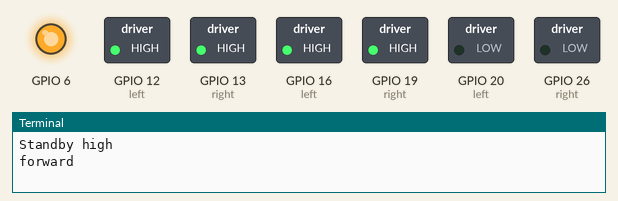
Recording of a program running on a simulated Raspberry Pi (BCM pin numbers). On the bench: switched loads named in the program (green lamp = pin HIGH), output pins drawn as LEDs (lit = HIGH), the last lines printed to the terminal. At 28.0 s the program stops and its outputs stay as they are.

Above: at 0.1 s.
At 4.1 s:
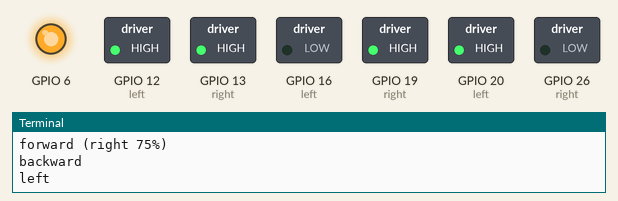
At 9.1 s:
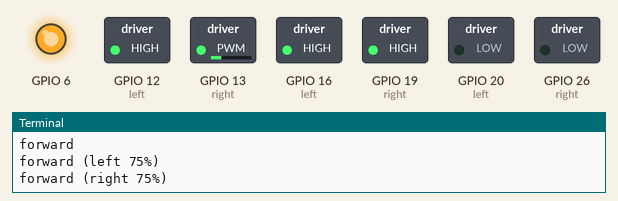
At 12.1 s:
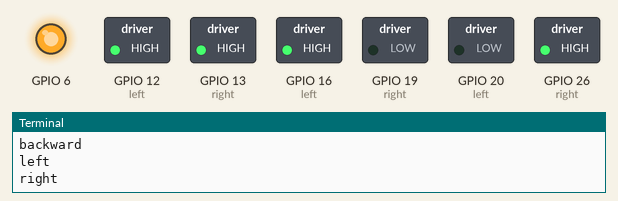
At 15.1 s:
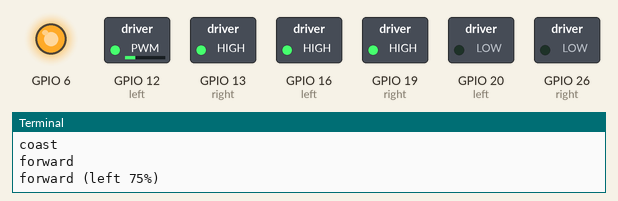
At 28.1 s:
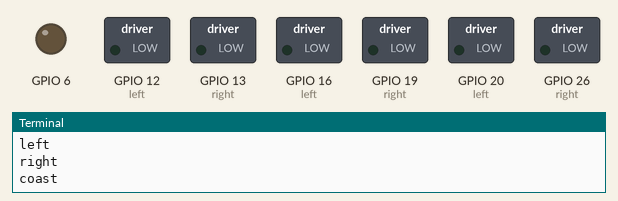
Timing chart, 0 to 29.5 s (numbered marks = the images above):
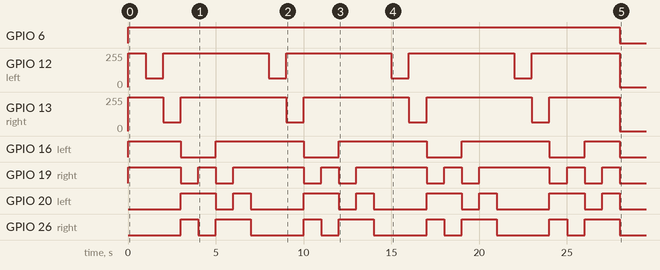

Measured:
- by itself, GPIO 6: LOW → HIGH at 0.00 s, → LOW 28.0 s later
- by itself, GPIO 16 (left): goes HIGH 3.0 s, 3 × (LOW 2.0 s, HIGH 5.0 s), LOW 2.0 s, HIGH 2.0 s, then LOW
- by itself, GPIO 19 (right): repeats every 7.0 s: LOW 1.0 s, HIGH 1.0 s, LOW 1.0 s, HIGH 4.0 s
- by itself, GPIO 20 (left): repeats every 7.0 s: LOW 1.0 s, HIGH 1.0 s, LOW 3.0 s, HIGH 2.0 s
- by itself, GPIO 26 (right): repeats every 7.0 s: LOW 1.0 s, HIGH 2.0 s, LOW 3.0 s, HIGH 1.0 s
- by itself, GPIO 12 (left): 0/255 → 255/255 at 0.00 s, → 64/255 1.0 s later, → 255/255 1.0 s later, → 64/255 6.0 s later, … (10 changes in this stretch)
- by itself, GPIO 13 (right): 0/255 → 255/255 at 0.00 s, → 64/255 2.0 s later, → 255/255 1.0 s later, → 64/255 6.0 s later, … (10 changes in this stretch)

The program:

diff_drive.py
```python
from six_pin_hbridge import Robot
from time import sleep

robot = Robot(left=(16, 20, 12), right=(19, 26, 13), standby=6)

for i in range(4):
    print('forward')
    robot.forward()
    sleep(1)
    print('forward (left 75%)')
    robot.forward(curve_left=0.75)
    sleep(1)
    print('forward (right 75%)')
    robot.forward(curve_right=0.75)
    sleep(1)
    print('backward')
    robot.backward()
    sleep(1)
    print('left')
    robot.left()
    sleep(1)
    print('right')
    robot.right()
    sleep(1)
    print('coast')
    robot.coast()
    sleep(1)
```

six_pin_hbridge.py
```python
from gpiozero.mixins import SourceMixin
from gpiozero.devices import CompositeDevice
from gpiozero.output_devices import DigitalOutputDevice, PWMOutputDevice
from gpiozero.exc import (GPIOPinMissing)


class Motor(CompositeDevice):
    forward_direction = 0
    backward_direction = 1

    def __init__(self, in1, in2, pwm):
        self._in1 = DigitalOutputDevice(pin=in1)
        self._in2 = DigitalOutputDevice(pin=in2)
        self._pwm = PWMOutputDevice(pin=pwm)
        self._speed = 0
        # self._direction = None
        super(Motor, self).__init__()

    # @property
    # def direction(self):
    #     return self._direction

    @property
    def speed(self):
        return self._speed

    @speed.setter
    def speed(self, speed):
        if not speed:
            return
        self._speed = speed

    def forward(self, speed=None):
        self.speed = speed
        self._in1.on()
        self._in2.off()
        self._pwm.value = self.speed
        # self._direction = self.forward_direction

    def backward(self, speed=None):
        self.speed = speed
        self._in1.off()
        self._in2.on()
        self._pwm.value = self.speed
        # self._direction = self.backward_direction

    def coast(self):
        self._in1.on()
        self._in2.on()

    def stop(self):
        self._in1.off()
        self._in2.off()


class Robot(SourceMixin, CompositeDevice):
    """
    Extends :class:`CompositeDevice` to represent a generic dual-motor robot.

    This class is constructed with two tuples representing the forward and
    backward pins of the left and right controllers respectively. For example,
    if the left motor's controller is connected to GPIOs 4 and 14, while the
    right motor's controller is connected to GPIOs 17 and 18 then the following
    example will drive the robot forward::

        from gpiozero import Robot

        robot = Robot(left=(4, 14), right=(17, 18))
        robot.forward()

    :param tuple left:
        A tuple of two (or three) GPIO pins representing the forward and
        backward inputs of the left motor's controller. Use three pins if your
        motor controller requires an enable pin.

    :param tuple right:
        A tuple of two (or three) GPIO pins representing the forward and
        backward inputs of the right motor's controller. Use three pins if your
        motor controller requires an enable pin.

    :param bool pwm:
        If :data:`True` (the default), construct :class:`PWMOutputDevice`
        instances for the motor controller pins, allowing both direction and
        variable speed control. If :data:`False`, construct
        :class:`DigitalOutputDevice` instances, allowing only direction
        control.

    :type pin_factory: Factory or None
    :param pin_factory:
        See :doc:`api_pins` for more information (this is an advanced feature
        which most users can ignore).

    .. attribute:: left_motor

        The :class:`Motor` on the left of the robot.

    .. attribute:: right_motor

        The :class:`Motor` on the right of the robot.
    """

    def __init__(self, left=None, right=None, standby: int = None, enable=True, pin_factory=None, *args):
        # *args is a hack to ensure a useful message is shown when pins are
        # supplied as sequential positional arguments e.g. 2, 3, 4, 5
        if not isinstance(left, tuple) or not isinstance(right, tuple):
            raise GPIOPinMissing('left and right motor pins must be given as '
                                 'tuples')

        if standby:
            print('Standby high')
            self.standby = DigitalOutputDevice(pin=standby)
            self.standby.on()

        super(Robot, self).__init__(
            left_motor=Motor(*left),
            right_motor=Motor(*right),
            _order=('left_motor', 'right_motor'),
            # pin_factory=pin_factory
        )

    @property
    def value(self):
        """
        Represents the motion of the robot as a tuple of (left_motor_speed,
        right_motor_speed) with ``(-1, -1)`` representing full speed backwards,
        ``(1, 1)`` representing full speed forwards, and ``(0, 0)``
        representing stopped.
        """
        return super(Robot, self).value

    @value.setter
    def value(self, value):
        self.left_motor.value, self.right_motor.value = value

    def forward(self, speed=1, **kwargs):
        """
        Drive the robot forward by running both motors forward.

        :param float speed:
            Speed at which to drive the motors, as a value between 0 (stopped)
            and 1 (full speed). The default is 1.

        :param float curve_left:
            The amount to curve left while moving forwards, by driving the
            left motor at a slower speed. Maximum *curve_left* is 1, the
            default is 0 (no curve). This parameter can only be specified as a
            keyword parameter, and is mutually exclusive with *curve_right*.

        :param float curve_right:
            The amount to curve right while moving forwards, by driving the
            right motor at a slower speed. Maximum *curve_right* is 1, the
            default is 0 (no curve). This parameter can only be specified as a
            keyword parameter, and is mutually exclusive with *curve_left*.
        """
        curve_left = kwargs.pop('curve_left', 0)
        curve_right = kwargs.pop('curve_right', 0)
        if kwargs:
            raise TypeError('unexpected argument %s' % kwargs.popitem()[0])
        if not 0 <= curve_left <= 1:
            raise ValueError('curve_left must be between 0 and 1')
        if not 0 <= curve_right <= 1:
            raise ValueError('curve_right must be between 0 and 1')
        if curve_left != 0 and curve_right != 0:
            raise ValueError("curve_left and curve_right can't be used at "
                             "the same time")
        self.left_motor.forward(speed * (1 - curve_left))
        self.right_motor.forward(speed * (1 - curve_right))

    def backward(self, speed=1, **kwargs):
        """
        Drive the robot backward by running both motors backward.

        :param float speed:
            Speed at which to drive the motors, as a value between 0 (stopped)
            and 1 (full speed). The default is 1.

        :param float curve_left:
            The amount to curve left while moving backwards, by driving the
            left motor at a slower speed. Maximum *curve_left* is 1, the
            default is 0 (no curve). This parameter can only be specified as a
            keyword parameter, and is mutually exclusive with *curve_right*.

        :param float curve_right:
            The amount to curve right while moving backwards, by driving the
            right motor at a slower speed. Maximum *curve_right* is 1, the
            default is 0 (no curve). This parameter can only be specified as a
            keyword parameter, and is mutually exclusive with *curve_left*.
        """
        curve_left = kwargs.pop('curve_left', 0)
        curve_right = kwargs.pop('curve_right', 0)
        if kwargs:
            raise TypeError('unexpected argument %s' % kwargs.popitem()[0])
        if not 0 <= curve_left <= 1:
            raise ValueError('curve_left must be between 0 and 1')
        if not 0 <= curve_right <= 1:
            raise ValueError('curve_right must be between 0 and 1')
        if curve_left != 0 and curve_right != 0:
            raise ValueError("curve_left and curve_right can't be used at "
                             "the same time")
        self.left_motor.backward(speed * (1 - curve_left))
        self.right_motor.backward(speed * (1 - curve_right))

    def left(self, speed=1):
        """
        Make the robot turn left by running the right motor forward and left
        motor backward.

        :param float speed:
            Speed at which to drive the motors, as a value between 0 (stopped)
            and 1 (full speed). The default is 1.
        """
        self.right_motor.forward(speed)
        self.left_motor.backward(speed)

    def right(self, speed=1):
        """
        Make the robot turn right by running the left motor forward and right
        motor backward.

        :param float speed:
            Speed at which to drive the motors, as a value between 0 (stopped)
            and 1 (full speed). The default is 1.
        """
        self.left_motor.forward(speed)
        self.right_motor.backward(speed)

    def reverse(self):
        """
        Reverse the robot's current motor directions. If the robot is currently
        running full speed forward, it will run full speed backward. If the
        robot is turning left at half-speed, it will turn right at half-speed.
        If the robot is currently stopped it will remain stopped.
        """
        self.left_motor.reverse()
        self.right_motor.reverse()

    def coast(self):
        self.left_motor.coast()
        self.right_motor.coast()

    def stop(self):
        """
        Stop the robot.
        """
        self.left_motor.stop()
        self.right_motor.stop()
```
